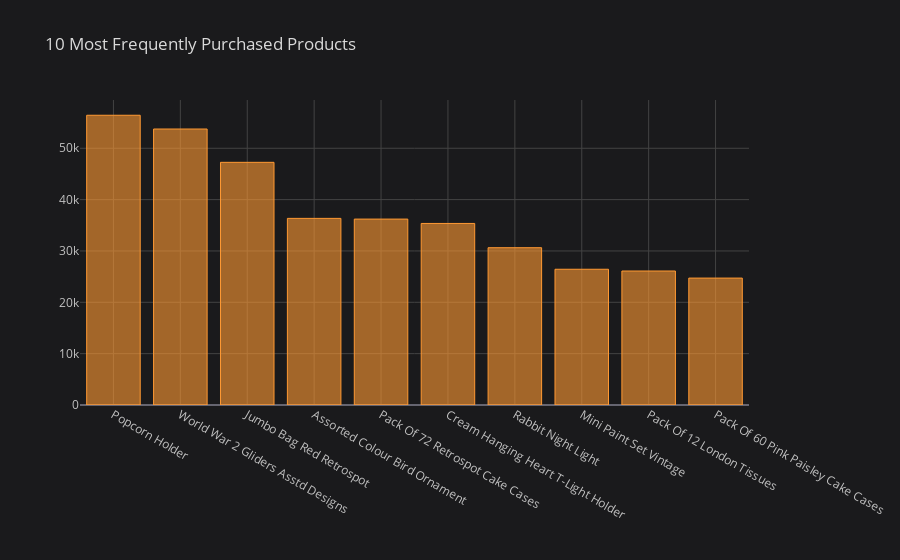

Notebook cell for this chart:
### Markdown cell above
## 2. What are the most frequently purchased products?

### Code cell
popular_products = df.groupby(by='ProductName', as_index = False)['Quantity'].sum()
popular_products.sort_values('Quantity', ascending = False).head(10).iplot(kind = 'bar', x = 'ProductName', y = 'Quantity', title = '10 Most Frequently Purchased Products')

### Figure 1 — Plotly figure (JSON) as saved in the notebook; plotly's stock layout.template omitted (floating-point values rounded to 4 significant figures)
{"data": [{"marker": {"color": "rgba(255, 153, 51, 0.6)", "line": {"color": "rgba(255, 153, 51, 1.0)", "width": 1}}, "name": "Quantity", "orientation": "v", "text": "", "type": "bar", "x": ["Popcorn Holder", "World War 2 Gliders Asstd Designs", "Jumbo Bag Red Retrospot", "Assorted Colour Bird Ornament", "Pack Of 72 Retrospot Cake Cases", "Cream Hanging Heart T-Light Holder", "Rabbit Night Light", "Mini Paint Set Vintage", "Pack Of 12 London Tissues", "Pack Of 60 Pink Paisley Cake Cases"], "y": [56431, 53751, 47260, 36346, 36208, 35359, 30634, 26437, 26095, 24719]}], "layout": {"legend": {"bgcolor": "#1A1A1C", "font": {"color": "#D9D9D9"}}, "paper_bgcolor": "#1A1A1C", "plot_bgcolor": "#1A1A1C", "title": {"font": {"color": "#D9D9D9"}, "text": "10 Most Frequently Purchased Products"}, "xaxis": {"gridcolor": "#434343", "showgrid": true, "tickfont": {"color": "#C2C2C2"}, "title": {"font": {"color": "#D9D9D9"}, "text": ""}, "zerolinecolor": "#666570"}, "yaxis": {"gridcolor": "#434343", "showgrid": true, "tickfont": {"color": "#C2C2C2"}, "title": {"font": {"color": "#D9D9D9"}, "text": ""}, "zerolinecolor": "#666570"}}}
